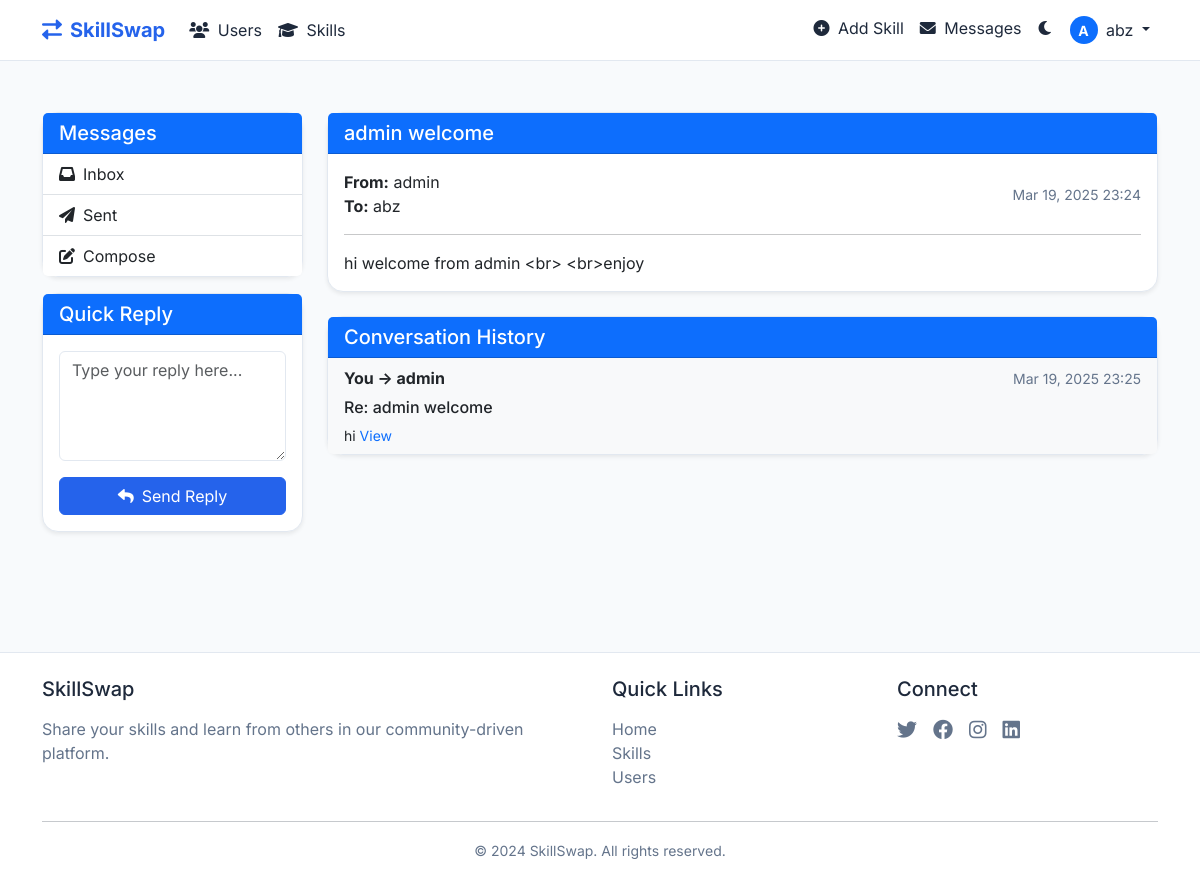
The app's page /messages/view/1 (signed in) with its own data.
### app.py (models this page shows, shortened)
class User(UserMixin, db.Model):
    id = db.Column(db.Integer, primary_key=True)
    username = db.Column(db.String(80), unique=True, nullable=False)
    email = db.Column(db.String(120), unique=True, nullable=False)
    password_hash = db.Column(db.String(256), nullable=False)
    created_at = db.Column(db.DateTime, default=datetime.utcnow)
    is_verified = db.Column(db.Boolean, default=False)
    is_admin = db.Column(db.Boolean, default=False)
    skills = db.relationship('Skill', backref='user', lazy=True)
    verification_requests = db.relationship('VerificationRequest', backref='user', lazy=True)

class Message(db.Model):
    id = db.Column(db.Integer, primary_key=True)
    sender_id = db.Column(db.Integer, db.ForeignKey('user.id'), nullable=False)
    recipient_id = db.Column(db.Integer, db.ForeignKey('user.id'), nullable=False)
    subject = db.Column(db.String(100), nullable=False)
    content = db.Column(db.Text, nullable=False)
    timestamp = db.Column(db.DateTime, default=datetime.utcnow)
    read = db.Column(db.Boolean, default=False)
    sender = db.relationship('User', foreign_keys=[sender_id], backref=db.backref('sent_messages', lazy='dynamic'))
    recipient = db.relationship('User', foreign_keys=[recipient_id], backref=db.backref('received_messages', lazy='dynamic'))

### app.py (the view)
@app.route('/messages/view/<int:message_id>')
@login_required
def message_view(message_id):
    message = Message.query.get_or_404(message_id)
    if message.sender_id != current_user.id and message.recipient_id != current_user.id:
        flash('You do not have permission to view this message.', 'danger')
        return redirect(url_for('messages_inbox'))
    if message.recipient_id == current_user.id and not message.read:
        message.read = True
        db.session.commit()
    conversation = Message.query.filter(
        db.or_(
            db.and_(Message.sender_id == message.sender_id, Message.recipient_id == message.recipient_id),
            db.and_(Message.sender_id == message.recipient_id, Message.recipient_id == message.sender_id)
        )
    ).order_by(Message.timestamp.asc()).all()
    unread_count = Message.query.filter_by(recipient_id=current_user.id, read=False).count()
    return render_template('messages/view.html',
                          message=message,
                          conversation=conversation,
                          unread_count=unread_count)

### app.py (called while the page is built)
@login_manager.user_loader
def load_user(user_id):
    return User.query.get(int(user_id))

@app.context_processor
def utility_processor():
    def is_admin():
        if current_user.is_authenticated:
            return current_user.is_admin
        return False
    return dict(is_admin=is_admin)

@app.context_processor
def unread_messages_count():
    count = 0
    if current_user.is_authenticated:
        count = Message.query.filter_by(recipient_id=current_user.id, read=False).count()
    return dict(unread_messages_count=count)

@app.template_filter('nl2br')
def nl2br(value):
    if value:
        return value.replace('\n', '<br>')
    return ''

### templates/messages/view.html (shortened to what this page needs)
{% extends "base.html" %}
{% block content %}
<div class="container py-5">
    <div class="row">
        <div class="col-lg-3 mb-4">
            <div class="card shadow-sm">
                <div class="card-header bg-primary text-white">
                    <h5 class="mb-0">Messages</h5>
                </div>
                <div class="list-group list-group-flush">
                    <a href="{{ url_for('messages_inbox') }}" class="list-group-item list-group-item-action">
                        <i class="fas fa-inbox me-2"></i>Inbox
                    </a>
                    <a href="{{ url_for('messages_sent') }}" class="list-group-item list-group-item-action">
                        <i class="fas fa-paper-plane me-2"></i>Sent
                    </a>
                    <a href="{{ url_for('message_compose') }}" class="list-group-item list-group-item-action">
                        <i class="fas fa-edit me-2"></i>Compose
                    </a>
                </div>
            </div>
            <div class="card shadow-sm mt-3">
                <div class="card-header bg-primary text-white">
                    <h5 class="mb-0">Quick Reply</h5>
                </div>
                <div class="card-body">
                    {% set reply_to = message.sender if message.recipient_id == current_user.id else message.recipient %}
                    <form action="{{ url_for('message_compose') }}" method="POST">
                        <div class="mb-3">
                            <textarea class="form-control" name="content" rows="4" placeholder="Type your reply here..." required></textarea>
                        </div>
                        <div class="d-grid">
                            <button type="submit" class="btn btn-primary">
                                <i class="fas fa-reply me-2"></i>Send Reply
                            </button>
                        </div>
                    </form>
                </div>
            </div>
        </div>
        <div class="col-lg-9">
            <div class="card shadow-sm mb-4">
                <div class="card-header bg-primary text-white d-flex justify-content-between align-items-center">
                    <h5 class="mb-0">{{ message.subject }}</h5>
                </div>
                <div class="card-body">
                    <div class="d-flex justify-content-between align-items-center mb-3">
                        <div>
                            <strong>From:</strong> {{ message.sender.username }}
                            <br>
                            <strong>To:</strong> {{ message.recipient.username }}
                        </div>
                        <div class="text-end">
                            <small class="text-muted">{{ message.timestamp.strftime('%b %d, %Y %H:%M') }}</small>
                        </div>
                    </div>
                    <hr>
                    <div class="message-content">
                        {{ message.content|nl2br }}
                    </div>
                </div>
            </div>
            {% if conversation|length > 1 %}
            <div class="card shadow-sm">
                <div class="card-header bg-primary text-white">
                    <h5 class="mb-0">Conversation History</h5>
                </div>
                <div class="list-group list-group-flush">
                    {% for msg in conversation %}
                        {% if msg.id != message.id %}
                        <div class="list-group-item {% if msg.sender_id == current_user.id %}bg-light{% endif %}">
                            <div class="d-flex justify-content-between align-items-center mb-2">
                                <div>
                                    <strong>
                                        {% if msg.sender_id == current_user.id %}
                                        You → {{ msg.recipient.username }}
                                        {% else %}
                                        {{ msg.sender.username }} → You
                                        {% endif %}
                                    </strong>
                                </div>
                                <small class="text-muted">{{ msg.timestamp.strftime('%b %d, %Y %H:%M') }}</small>
                            </div>
                            <div class="mb-2">
                                <h6>{{ msg.subject }}</h6>
                            </div>
                            <div class="message-content small">
                                {{ msg.content|truncate(100, True) }}
                                <a href="{{ url_for('message_view', message_id=msg.id) }}" class="text-decoration-none">View</a>
                            </div>
                        </div>
                        {% endif %}
                    {% endfor %}
                </div>
            </div>
            {% endif %}
        </div>
    </div>
</div>
{% endblock %}

### templates/base.html (shortened to what this page needs)
<!DOCTYPE html>
<html lang="en">
<head>
    <link href="https://cdn.jsdelivr.net/npm/bootstrap@5.3.0/dist/css/bootstrap.min.css" rel="stylesheet">
    <link href="https://cdnjs.cloudflare.com/ajax/libs/font-awesome/6.0.0/css/all.min.css" rel="stylesheet">
    <link href="{{ url_for('static', filename='css/style.css') }}" rel="stylesheet">
</head>
<body>
    <nav class="navbar navbar-expand-lg fixed-top">
        <div class="container">
            <a class="navbar-brand" href="{{ url_for('index') }}">
                <i class="fas fa-exchange-alt me-2"></i>SkillSwap
            </a>
            <div class="collapse navbar-collapse" id="navbarNav">
                <ul class="navbar-nav me-auto">
                    <li class="nav-item">
                        <a class="nav-link" href="{{ url_for('users_list') }}">
                            <i class="fas fa-users me-1"></i> Users
                        </a>
                    </li>
                    <li class="nav-item">
                        <a class="nav-link" href="{{ url_for('skills_list') }}">
                            <i class="fas fa-graduation-cap me-1"></i> Skills
                        </a>
                    </li>
                </ul>
                <ul class="navbar-nav">
                    {% if current_user.is_authenticated %}
                    <li class="nav-item">
                        <a class="nav-link" href="{{ url_for('add_skill') }}">
                            <i class="fas fa-plus-circle me-1"></i> Add Skill
                        </a>
                    </li>
                    <li class="nav-item">
                        <a class="nav-link" href="{{ url_for('messages_inbox') }}">
                            <i class="fas fa-envelope me-1"></i> Messages
                        </a>
                    </li>
                    {% endif %}
                    <li class="nav-item">
                        <div class="theme-toggle nav-link" onclick="toggleTheme()">
                            <i class="fas fa-moon"></i>
                        </div>
                    </li>
                    {% if current_user.is_authenticated %}
                        <li class="nav-item dropdown">
                            <a class="nav-link dropdown-toggle" href="#" id="navbarDropdown" role="button" data-bs-toggle="dropdown">
                                <span class="avatar-circle bg-primary me-1">{{ current_user.username[0] | upper }}</span>
                                {{ current_user.username }}
                            </a>
                        </li>
                    {% endif %}
                </ul>
            </div>
        </div>
    </nav>
    <main style="margin-top: 4rem;">
        {% block content %}{% endblock %}
    </main>
    <footer class="footer mt-5 py-4">
        <div class="container">
            <div class="row">
                <div class="col-md-6">
                    <h5 class="mb-3">SkillSwap</h5>
                    <p class="text-muted">Share your skills and learn from others in our community-driven platform.</p>
                </div>
                <div class="col-md-3">
                    <h5 class="mb-3">Quick Links</h5>
                    <ul class="list-unstyled">
                        <li><a href="{{ url_for('index') }}" class="text-decoration-none text-muted">Home</a></li>
                        <li><a href="{{ url_for('skills_list') }}" class="text-decoration-none text-muted">Skills</a></li>
                        <li><a href="{{ url_for('users_list') }}" class="text-decoration-none text-muted">Users</a></li>
                    </ul>
                </div>
                <div class="col-md-3">
                    <h5 class="mb-3">Connect</h5>
                    <div class="d-flex gap-3">
                        <a href="#" class="text-muted"><i class="fab fa-twitter fa-lg"></i></a>
                        <a href="#" class="text-muted"><i class="fab fa-facebook fa-lg"></i></a>
                        <a href="#" class="text-muted"><i class="fab fa-instagram fa-lg"></i></a>
                        <a href="#" class="text-muted"><i class="fab fa-linkedin fa-lg"></i></a>
                    </div>
                </div>
            </div>
            <hr>
            <div class="text-center text-muted">
                <small>&copy; {{ now.year if now else 2024 }} SkillSwap. All rights reserved.</small>
            </div>
        </div>
    </footer>
</body>
</html>

### static/css/style.css (style rules this page uses)
:root { --bg-primary: #ffffff; --bg-secondary: #f8fafc; --text-primary: #1e293b; --text-secondary: #64748b; --primary-color: #2563eb; --primary-hover: #1d4ed8; --card-bg: #ffffff; --border-color: #e2e8f0; --shadow-color: rgba(0, 0, 0, 0.1); --section-bg: #f8fafc; --muted-color: #64748b; }
body { font-family: 'Inter', system-ui, -apple-system, sans-serif; background-color: var(--bg-secondary); color: var(--text-primary); transition: background-color 0.3s, color 0.3s; }
.navbar { background-color: var(--bg-primary) !important; border-bottom: 1px solid var(--border-color); backdrop-filter: blur(10px); }
.navbar-brand { color: var(--primary-color) !important; font-weight: 700; }
.nav-link { color: var(--text-primary) !important; }
.card { background-color: var(--card-bg); border: 1px solid var(--border-color); border-radius: 1rem; box-shadow: 0 4px 6px -1px var(--shadow-color); transition: transform 0.2s, box-shadow 0.2s; }
.btn-primary { background-color: var(--primary-color); border-color: var(--primary-color); }
.theme-toggle { cursor: pointer; padding: 0.5rem; border-radius: 0.5rem; transition: background-color 0.2s; }
.form-control { background-color: var(--bg-primary); border-color: var(--border-color); color: var(--text-primary); }
.text-muted { color: var(--muted-color) !important; }
.footer { background-color: var(--bg-primary); border-top: 1px solid var(--border-color); }
.footer a { color: var(--text-secondary) !important; transition: color 0.2s; }
.animate-fade-in { animation: fadeIn 0.5s ease forwards; }
.avatar-circle { display: inline-flex; align-items: center; justify-content: center; width: 28px; height: 28px; border-radius: 50%; color: white; font-weight: bold; text-align: center; font-size: 14px; }

### records on screen
User: username "A", username "abz", recipient.username "abz"
Message: subject "admin welcome", timestamp "Mar 19, 2025 23:24", content "hi welcome from admin <br> <br>enjoy"
User: sender.username "admin"
Message: recipient.username "admin", timestamp "Mar 19, 2025 23:25", subject "Re: admin welcome", content "hi"

### other values on screen
{{ now.year if now else 2024 }} "2024"
